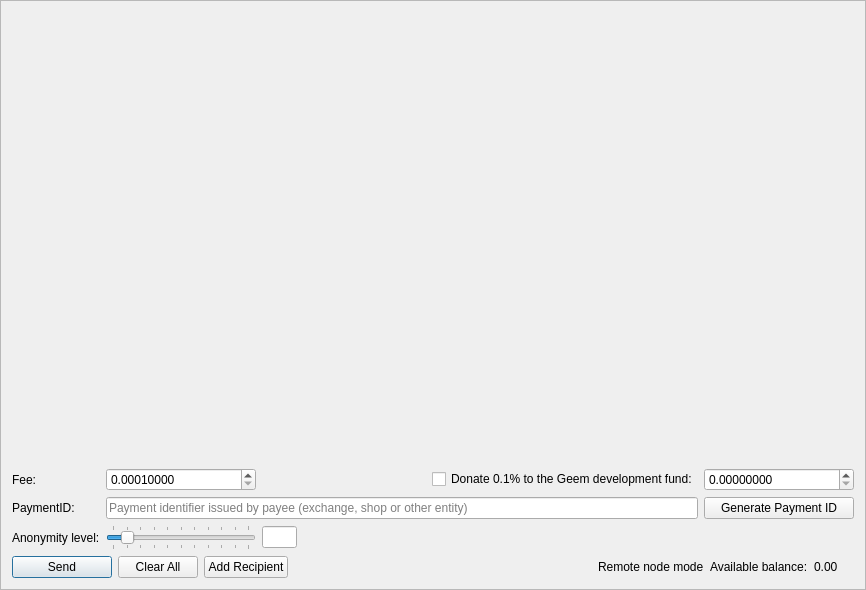
<?xml version="1.0" encoding="UTF-8"?>
<ui version="4.0">
 <class>SendFrame</class>
 <widget class="QFrame" name="SendFrame">
  <property name="geometry">
   <rect>
    <x>0</x>
    <y>0</y>
    <width>866</width>
    <height>590</height>
   </rect>
  </property>
  <property name="windowTitle">
   <string>Frame</string>
  </property>
  <property name="frameShape">
   <enum>QFrame::StyledPanel</enum>
  </property>
  <property name="frameShadow">
   <enum>QFrame::Raised</enum>
  </property>
  <layout class="QVBoxLayout" name="m_send_frame_main_layout">
   <item>
    <widget class="QScrollArea" name="m_transfersScrollarea">
     <property name="frameShape">
      <enum>QFrame::NoFrame</enum>
     </property>
     <property name="widgetResizable">
      <bool>true</bool>
     </property>
     <widget class="QWidget" name="scrollAreaWidgetContents">
      <property name="geometry">
       <rect>
        <x>0</x>
        <y>0</y>
        <width>846</width>
        <height>439</height>
       </rect>
      </property>
      <layout class="QVBoxLayout" name="m_send_frame_layout">
       <property name="leftMargin">
        <number>0</number>
       </property>
       <property name="topMargin">
        <number>0</number>
       </property>
       <property name="rightMargin">
        <number>0</number>
       </property>
       <property name="bottomMargin">
        <number>0</number>
       </property>
       <item>
        <spacer name="verticalSpacer">
         <property name="orientation">
          <enum>Qt::Vertical</enum>
         </property>
         <property name="sizeHint" stdset="0">
          <size>
           <width>20</width>
           <height>445</height>
          </size>
         </property>
        </spacer>
       </item>
      </layout>
     </widget>
    </widget>
   </item>
   <item>
    <layout class="QGridLayout" name="gridLayout">
     <property name="topMargin">
      <number>5</number>
     </property>
     <item row="5" column="1">
      <widget class="QSlider" name="m_mixinSlider">
       <property name="maximumSize">
        <size>
         <width>150</width>
         <height>16777215</height>
        </size>
       </property>
       <property name="baseSize">
        <size>
         <width>200</width>
         <height>0</height>
        </size>
       </property>
       <property name="maximum">
        <number>10</number>
       </property>
       <property name="pageStep">
        <number>1</number>
       </property>
       <property name="value">
        <number>1</number>
       </property>
       <property name="sliderPosition">
        <number>1</number>
       </property>
       <property name="tracking">
        <bool>false</bool>
       </property>
       <property name="orientation">
        <enum>Qt::Horizontal</enum>
       </property>
       <property name="tickPosition">
        <enum>QSlider::TicksBothSides</enum>
       </property>
       <property name="tickInterval">
        <number>1</number>
       </property>
      </widget>
     </item>
     <item row="5" column="0">
      <widget class="QLabel" name="label_2">
       <property name="text">
        <string>Anonymity level:</string>
       </property>
      </widget>
     </item>
     <item row="1" column="3">
      <widget class="QCheckBox" name="donateCheckBox">
       <property name="text">
        <string>Donate 0.1% to the Geem development fund:</string>
       </property>
       <property name="checked">
        <bool>false</bool>
       </property>
      </widget>
     </item>
     <item row="1" column="0">
      <widget class="QLabel" name="label">
       <property name="text">
        <string>Fee:</string>
       </property>
      </widget>
     </item>
     <item row="3" column="0">
      <widget class="QLabel" name="label_6">
       <property name="text">
        <string>PaymentID:</string>
       </property>
      </widget>
     </item>
     <item row="5" column="2">
      <widget class="QLineEdit" name="m_mixinEdit">
       <property name="minimumSize">
        <size>
         <width>35</width>
         <height>0</height>
        </size>
       </property>
       <property name="maximumSize">
        <size>
         <width>30</width>
         <height>16777215</height>
        </size>
       </property>
       <property name="text">
        <string notr="true"/>
       </property>
       <property name="maxLength">
        <number>5</number>
       </property>
       <property name="alignment">
        <set>Qt::AlignCenter</set>
       </property>
       <property name="readOnly">
        <bool>true</bool>
       </property>
      </widget>
     </item>
     <item row="3" column="1" colspan="3">
      <widget class="QLineEdit" name="m_paymentIdEdit">
       <property name="maxLength">
        <number>64</number>
       </property>
       <property name="placeholderText">
        <string>Payment identifier issued by payee (exchange, shop or other entity)</string>
       </property>
      </widget>
     </item>
     <item row="1" column="1">
      <widget class="QDoubleSpinBox" name="m_feeSpin">
       <property name="minimumSize">
        <size>
         <width>150</width>
         <height>0</height>
        </size>
       </property>
       <property name="baseSize">
        <size>
         <width>150</width>
         <height>0</height>
        </size>
       </property>
       <property name="cursor">
        <cursorShape>IBeamCursor</cursorShape>
       </property>
       <property name="locale">
        <locale language="English" country="UnitedStates"/>
       </property>
       <property name="suffix">
        <string/>
       </property>
       <property name="decimals">
        <number>8</number>
       </property>
       <property name="minimum">
        <double>0.00010000</double>
       </property>
       <property name="maximum">
        <double>999999999999999.00000000</double>
       </property>
       <property name="singleStep">
        <double>0.000100000000000</double>
       </property>
       <property name="value">
        <double>0.00010000</double>
       </property>
      </widget>
     </item>
     <item row="3" column="4">
      <widget class="QPushButton" name="m_generatePaymentIdButton">
       <property name="sizePolicy">
        <sizepolicy hsizetype="Preferred" vsizetype="Fixed">
         <horstretch>0</horstretch>
         <verstretch>0</verstretch>
        </sizepolicy>
       </property>
       <property name="maximumSize">
        <size>
         <width>200</width>
         <height>16777215</height>
        </size>
       </property>
       <property name="text">
        <string>Generate Payment ID</string>
       </property>
      </widget>
     </item>
     <item row="1" column="4">
      <widget class="QDoubleSpinBox" name="m_donateSpin">
       <property name="minimumSize">
        <size>
         <width>150</width>
         <height>0</height>
        </size>
       </property>
       <property name="maximumSize">
        <size>
         <width>16777215</width>
         <height>16777215</height>
        </size>
       </property>
       <property name="baseSize">
        <size>
         <width>150</width>
         <height>0</height>
        </size>
       </property>
       <property name="cursor">
        <cursorShape>IBeamCursor</cursorShape>
       </property>
       <property name="locale">
        <locale language="English" country="UnitedStates"/>
       </property>
       <property name="decimals">
        <number>8</number>
       </property>
       <property name="maximum">
        <double>999999999999999.00000000</double>
       </property>
       <property name="singleStep">
        <double>0.10000000</double>
       </property>
      </widget>
     </item>
     <item row="1" column="2">
      <spacer name="horizontalSpacer">
       <property name="orientation">
        <enum>Qt::Horizontal</enum>
       </property>
       <property name="sizeType">
        <enum>QSizePolicy::Expanding</enum>
       </property>
       <property name="sizeHint" stdset="0">
        <size>
         <width>100</width>
         <height>20</height>
        </size>
       </property>
      </spacer>
     </item>
    </layout>
   </item>
   <item>
    <layout class="QHBoxLayout" name="horizontalLayout">
     <item>
      <widget class="QPushButton" name="m_sendButton">
       <property name="minimumSize">
        <size>
         <width>100</width>
         <height>0</height>
        </size>
       </property>
       <property name="text">
        <string>Send</string>
       </property>
       <property name="icon">
        <iconset resource="../../resources.qrc">
         <normaloff>:/icons/btn-send</normaloff>:/icons/btn-send</iconset>
       </property>
       <property name="default">
        <bool>true</bool>
       </property>
      </widget>
     </item>
     <item>
      <widget class="QPushButton" name="m_clearAllButton">
       <property name="text">
        <string>Clear All</string>
       </property>
       <property name="icon">
        <iconset resource="../../resources.qrc">
         <normaloff>:/icons/remove</normaloff>:/icons/remove</iconset>
       </property>
      </widget>
     </item>
     <item>
      <widget class="QPushButton" name="m_addRecipientButton">
       <property name="text">
        <string>Add Recipient</string>
       </property>
       <property name="icon">
        <iconset resource="../../resources.qrc">
         <normaloff>:/icons/add_recepient</normaloff>:/icons/add_recepient</iconset>
       </property>
      </widget>
     </item>
     <item>
      <spacer name="horizontalSpacer_2">
       <property name="orientation">
        <enum>Qt::Horizontal</enum>
       </property>
       <property name="sizeHint" stdset="0">
        <size>
         <width>40</width>
         <height>20</height>
        </size>
       </property>
      </spacer>
     </item>
     <item>
      <widget class="QLabel" name="m_remote_label">
       <property name="font">
        <font>
         <weight>50</weight>
         <bold>false</bold>
        </font>
       </property>
       <property name="toolTip">
        <string>Wallet is connected through remote node. Additional 0.25% fee will be applied.</string>
       </property>
       <property name="text">
        <string>Remote node mode</string>
       </property>
      </widget>
     </item>
     <item>
      <widget class="QLabel" name="label_4">
       <property name="text">
        <string>Available balance:</string>
       </property>
      </widget>
     </item>
     <item>
      <widget class="QLabel" name="m_balanceLabel">
       <property name="text">
        <string notr="true">0.00 </string>
       </property>
      </widget>
     </item>
     <item>
      <widget class="QLabel" name="m_tickerLabel">
       <property name="text">
        <string notr="true"/>
       </property>
      </widget>
     </item>
    </layout>
   </item>
  </layout>
 </widget>
 <tabstops>
  <tabstop>m_feeSpin</tabstop>
  <tabstop>donateCheckBox</tabstop>
  <tabstop>m_donateSpin</tabstop>
  <tabstop>m_paymentIdEdit</tabstop>
  <tabstop>m_mixinSlider</tabstop>
  <tabstop>m_mixinEdit</tabstop>
  <tabstop>m_sendButton</tabstop>
  <tabstop>m_clearAllButton</tabstop>
  <tabstop>m_addRecipientButton</tabstop>
  <tabstop>m_transfersScrollarea</tabstop>
 </tabstops>
 <resources>
  <include location="../../resources.qrc"/>
 </resources>
 <connections>
  <connection>
   <sender>m_addRecipientButton</sender>
   <signal>clicked()</signal>
   <receiver>SendFrame</receiver>
   <slot>addRecipientClicked()</slot>
   <hints>
    <hint type="sourcelabel">
     <x>282</x>
     <y>561</y>
    </hint>
    <hint type="destinationlabel">
     <x>432</x>
     <y>294</y>
    </hint>
   </hints>
  </connection>
  <connection>
   <sender>m_clearAllButton</sender>
   <signal>clicked()</signal>
   <receiver>SendFrame</receiver>
   <slot>clearAllClicked()</slot>
   <hints>
    <hint type="sourcelabel">
     <x>154</x>
     <y>561</y>
    </hint>
    <hint type="destinationlabel">
     <x>432</x>
     <y>294</y>
    </hint>
   </hints>
  </connection>
  <connection>
   <sender>m_sendButton</sender>
   <signal>clicked()</signal>
   <receiver>SendFrame</receiver>
   <slot>sendClicked()</slot>
   <hints>
    <hint type="sourcelabel">
     <x>53</x>
     <y>561</y>
    </hint>
    <hint type="destinationlabel">
     <x>432</x>
     <y>294</y>
    </hint>
   </hints>
  </connection>
  <connection>
   <sender>m_mixinSlider</sender>
   <signal>valueChanged(int)</signal>
   <receiver>SendFrame</receiver>
   <slot>mixinValueChanged(int)</slot>
   <hints>
    <hint type="sourcelabel">
     <x>221</x>
     <y>520</y>
    </hint>
    <hint type="destinationlabel">
     <x>432</x>
     <y>294</y>
    </hint>
   </hints>
  </connection>
  <connection>
   <sender>m_generatePaymentIdButton</sender>
   <signal>clicked()</signal>
   <receiver>SendFrame</receiver>
   <slot>generatePaymentIdClicked()</slot>
   <hints>
    <hint type="sourcelabel">
     <x>748</x>
     <y>497</y>
    </hint>
    <hint type="destinationlabel">
     <x>432</x>
     <y>294</y>
    </hint>
   </hints>
  </connection>
 </connections>
 <slots>
  <slot>sendClicked()</slot>
  <slot>clearAllClicked()</slot>
  <slot>addRecipientClicked()</slot>
  <slot>mixinValueChanged(int)</slot>
 </slots>
</ui>
